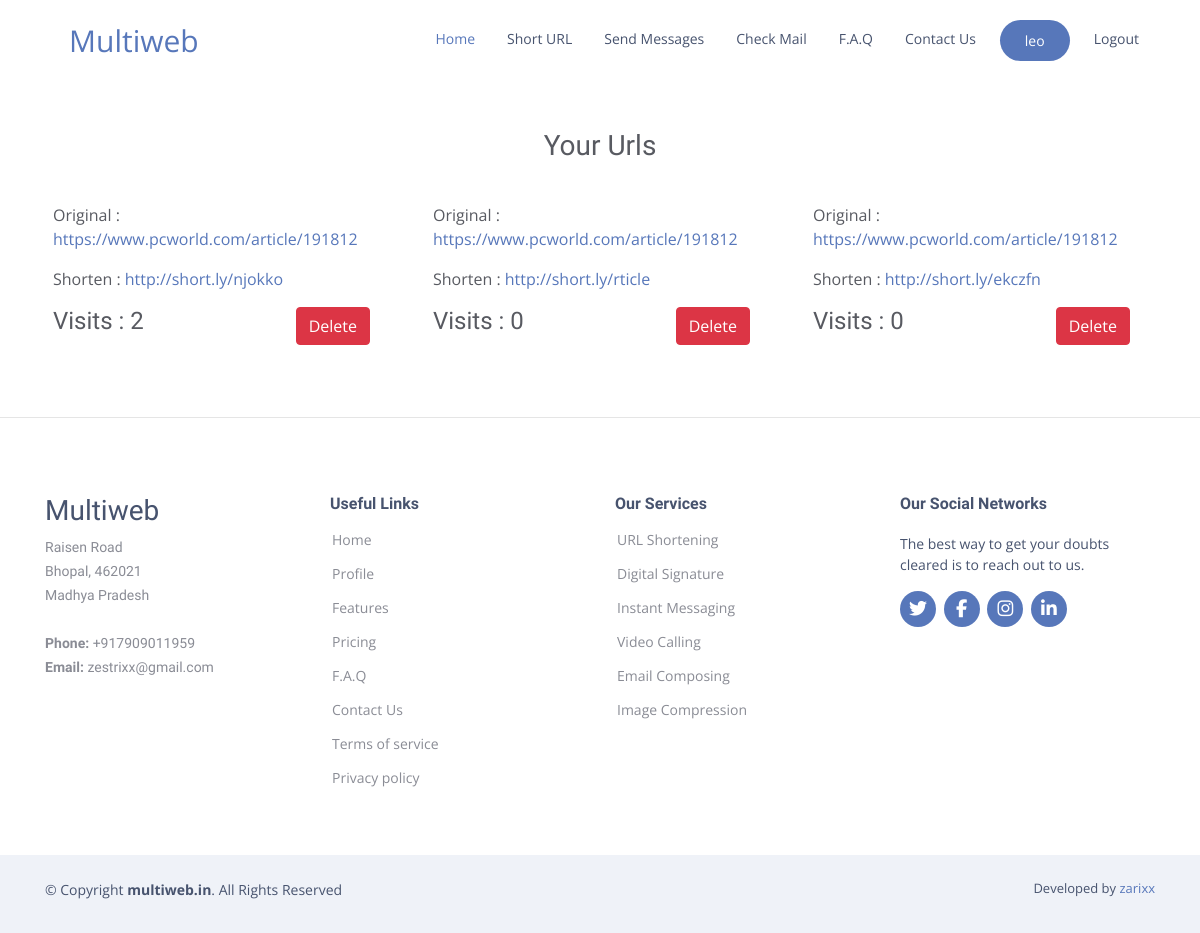
The page /dashboard/ (signed in) on the database its author committed.
### urlhandler/models.py (models this page shows, shortened)
class shorturl(models.Model):
    original_url = models.URLField(blank=False)
    short_query = models.CharField(blank=False, max_length=8)
    visits = models.IntegerField(default=0)
    user = models.ForeignKey(User, on_delete=models.CASCADE)

### urlhandler/views.py (the view)
# urls.py: path('dashboard/', dashboard, name="dashboard"),
@login_required(login_url='/login/')
def dashboard(request):
    usr = request.user
    urls = shorturl.objects.filter(user=usr)
    return render(request, 'dashboard.html', {'urls': urls})

### templates/dashboard.html (shortened to what this page needs)
{% extends 'nav.html' %}
{% block body %}
<div class="container my-4 url" id="url">
  <div class="row mb-4">
    <div class="col-12 text-center">
      <h3>Your Urls</h3>
    </div>
  </div>
  <div class="row justify-content-between">
    {% for u in urls %}
    <div class="col-md-6 col-lg-4 mx-auto url-card">
      <div style="overflow: hidden;" class="customcontainer p-2">
        <p style="text-overflow: ellipsis;">Original : <a
            href="{{ u.original_url }}" target="_blank"
            class="card-link">{{ u.original_url }}</a>
        </p>
        <p>Shorten : <a href="/{{ u.short_query }}" target="_blank"
            class="card-link">http://short.ly/{{u.short_query}}</a>
        </p>
        <div class="row justify-content-between">
          <div class="col-6 col-sm-6 ">
            <h4>Visits : {{ u.visits }} </h4>
          </div>
          <div class="col-4">
            <form action="{% url 'deleteurl' %}" method="post">
              <input type="submit" class="btn btn-danger" value="Delete">
            </form>
          </div>
        </div>
      </div>
    </div>
    {% endfor %}
  </div>
</div>
<br>
{% include 'footer.html' %}
{% endblock %}

### templates/nav.html (shortened to what this page needs)
<!DOCTYPE html>
<html lang="en">
  <head>
    <link rel="stylesheet"
      href="https://maxcdn.bootstrapcdn.com/bootstrap/4.0.0/css/bootstrap.min.css"
>
  </head>
  <body>
    <nav class="navbar navbar-expand-lg navbar-light">
      <div class="container">
        <a class="navbar-brand ml-4" style="color: #5777ba; font-size:30px;"
          href="/">Multiweb</a>
        <div class="collapse navbar-collapse justify-content-end"
          style="margin-left: 90px;" id="navbarNavDropdown">
          <ul class="navbar-nav">
            <li class="nav-item">
              <a class="nav-link" style="color: #5777ba;" href="/">Home</a>
            </li>
            <li class="nav-item">
              <a class="nav-link" style="color: #47536e;"
                href="/#urlshortener">Short URL</a>
            </li>
            <li class="nav-item">
              <a class="nav-link" style="color: #47536e;" href="/#messages">Send
                Messages</a>
            </li>
            <li class="nav-item">
              <a class="nav-link" style="color: #47536e;" href="/#mail">Check
                Mail</a>
            </li>
            <li class="nav-item">
              <a class="nav-link" style="color: #47536e;" href="/#faq">F.A.Q</a>
            </li>
            <li class="nav-item">
              <a class="nav-link" style="color: #47536e;"
                href="/#contact">Contact Us</a>
            </li>
            {% if user.is_authenticated %}
            <li class="nav-item">
              <a class="nav-link"
                style="padding: 10px 25px; background-color: #5777ba; color: white; border-radius:50px;"
                href="{% url 'dashboard' %}">
                {{user.username}}</a>
            </li>
            <li class="nav-item">
              <a class="nav-link" style="color: #47536e;"
                href="{% url 'logout' %}">Logout</a>
            </li>
            {% endif %}
          </ul>
        </div>
      </div>
    </nav>
    <br>
    {% block body %}
    {% endblock %}
  </body>
</html>

### static/assets/css/style.css (style rules this page uses)
body { font-family: "Open Sans", sans-serif; color: #585a61; }
a { color: #5777ba; }
h1, h2, h3, h4, h5, h6 { font-family: "Raleway", sans-serif; }

### rows shown on the page
shorturl: original_url "https://www.pcworld.com/article/191812", short_query "njokko", visits "2"
shorturl: original_url "https://www.pcworld.com/article/191812", short_query "rticle", visits "0"
shorturl: original_url "https://www.pcworld.com/article/191812", short_query "ekczfn", visits "0"

### other values the page prints
{{ user.username }} "leo"
